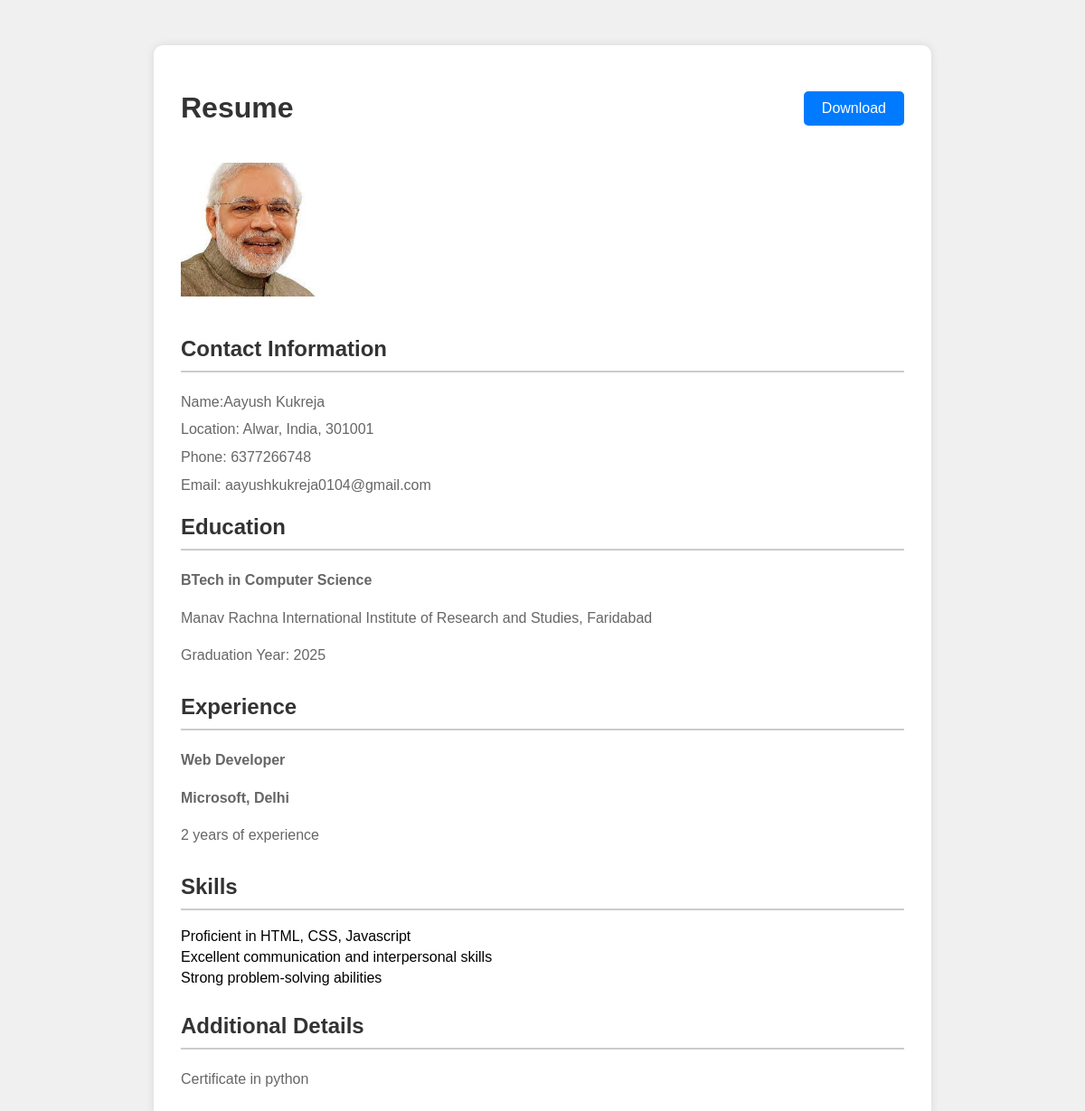
Page /Templates/Template_1.php?id=2 (signed in) on the committed database.
### tables this page shows
CREATE TABLE `user_resumes` (
  `resume_id` int(11) NOT NULL,
  `user_id` int(11) DEFAULT NULL,
  `first_name` varchar(50) NOT NULL,
  `last_name` varchar(50) NOT NULL,
  `city` varchar(100) NOT NULL,
  `country` varchar(100) NOT NULL,
  `pincode` varchar(20) NOT NULL,
  `phone` varchar(20) DEFAULT NULL,
  `email` varchar(100) NOT NULL,
  `job_title` varchar(100) DEFAULT NULL,
  `college_name` varchar(200) DEFAULT NULL,
  `college_location` varchar(200) DEFAULT NULL,
  `degree` varchar(100) DEFAULT NULL,
  `field_of_study` varchar(100) DEFAULT NULL,
  `graduation_year` varchar(20) DEFAULT NULL,
  `company_name` varchar(50) NOT NULL,
  `company_city` varchar(50) NOT NULL,
  `Year_of_experience` int(11) NOT NULL,
  `Proficient_in` varchar(100) NOT NULL,
  `additional_details` text DEFAULT NULL,
  `photo` varchar(255) NOT NULL,
  `created_at` timestamp NOT NULL DEFAULT current_timestamp()
);

### Templates/Template_1.php (the view, shortened to what this page needs)
<?php
$servername = "localhost";
$username = "root";
$password = "";
$database = "talentcrafters";
$conn = new mysqli($servername, $username, $password, $database);
$id=$_GET['id'];
$sql = "SELECT * FROM user_resumes WHERE resume_id = $id";
$result = $conn->query($sql);
if ($result->num_rows > 0) {
    $row = $result->fetch_assoc();
    $resumeHTML = '
    <!DOCTYPE html>
<html lang="en">
<head>
</head>
<body>
    <div class="container">
        <header>
            <h1>Resume</h1>
            <a href="./download/download_template_1.php?id='.$id.'" class="download-button">Download</a>
        </header>
        <img src="../' . $row['photo'] . '" alt="User Photo" class="user-photo">
        <section class="contact-info">
            <h2 class="section-title">Contact Information</h2>
            <p>Name:'. $row['first_name'] . ' ' . $row['last_name'] . '</p>
            <p>Location: ' . $row['city'] . ', ' . $row['country'] . ', ' . $row['pincode'] . '</p>
            <p>Phone: ' . $row['phone'] . '</p>
            <p>Email: ' . $row['email'] . '</p>
        </section>
        <section class="education">
            <h2 class="section-title">Education</h2>
            <p><strong>' . $row['degree'] . ' in ' . $row['field_of_study'] . '</strong></p>
            <p>' . $row['college_name'] . ', ' . $row['college_location'] .'</p>
            <p>Graduation Year: ' . $row['graduation_year'] . '</p>
        </section>
        <section class="experience">
            <h2 class="section-title">Experience</h2>
            <div>
                <p class="job-title">' . $row['job_title'] . '</p>
                <p><strong>' . $row['company_name'] . ', ' . $row['company_city'] . '</strong></p>
                <p>' . $row['Year_of_experience'] . ' years of experience</p>
            </div>
        </section>
        <section class="skills">
            <h2 class="section-title">Skills</h2>
            <ul>
                <li>Proficient in ' . $row['Proficient_in'] . '</li>
                <li>Excellent communication and interpersonal skills</li>
                <li>Strong problem-solving abilities</li>
            </ul>
        </section>
        <section class="additional-details">
            <h2 class="section-title">Additional Details</h2>
            <p>' . $row['additional_details'] . '</p>
        </section>
    </div>
</body>
</html>
    ';
    echo $resumeHTML;
} else {
    echo "No user data found!";
}
?>

### Templates/Template_1.php (style rules this page uses)
body { font-family: Arial, sans-serif; margin: 0; padding: 0; background-color: #f0f0f0; }
.container { max-width: 800px; margin: 50px auto; background-color: #fff; padding: 30px; border-radius: 10px; box-shadow: 0 0 10px rgba(0, 0, 0, 0.1); }
header { display: flex; align-items: center; justify-content: space-between; margin-bottom: 20px; }
h1, h2, h3 { color: #333; }
p { color: #666; line-height: 1.6; }
.section-title { border-bottom: 2px solid #ccc; margin-bottom: 20px; padding-bottom: 10px; }
.contact-info { margin-bottom: 20px; }
.contact-info p { margin: 5px 0; }
.education, .experience { margin-bottom: 30px; }
.job-title { font-weight: bold; margin-top: 10px; }
.skills { margin-bottom: 30px; }
.skills ul { list-style-type: none; padding: 0; }
.skills li { margin-bottom: 5px; }
.additional-details { margin-bottom: 30px; }
.user-photo { max-width: 150px; height: auto; margin-bottom: 20px; }
.download-button { background-color: #007bff; color: #fff; padding: 10px 20px; border: none; border-radius: 5px; cursor: pointer; text-decoration: none; display: inline-block; }

### rows in the picture
user_resumes: photo (picture), first_name "Aayush", last_name "Kukreja", city "Alwar", country "India", pincode "301001", phone "6377266748", email "aayushkukreja0104@gmail.com", degree "BTech", field_of_study "Computer Science", college_name "Manav Rachna International Institute of Research and Studies", college_location "Faridabad", graduation_year "2025", job_title "Web Developer", company_name "Microsoft", company_city "Delhi", Year_of_experience "2", Proficient_in "HTML, CSS, Javascript", additional_details "Certificate in python"
